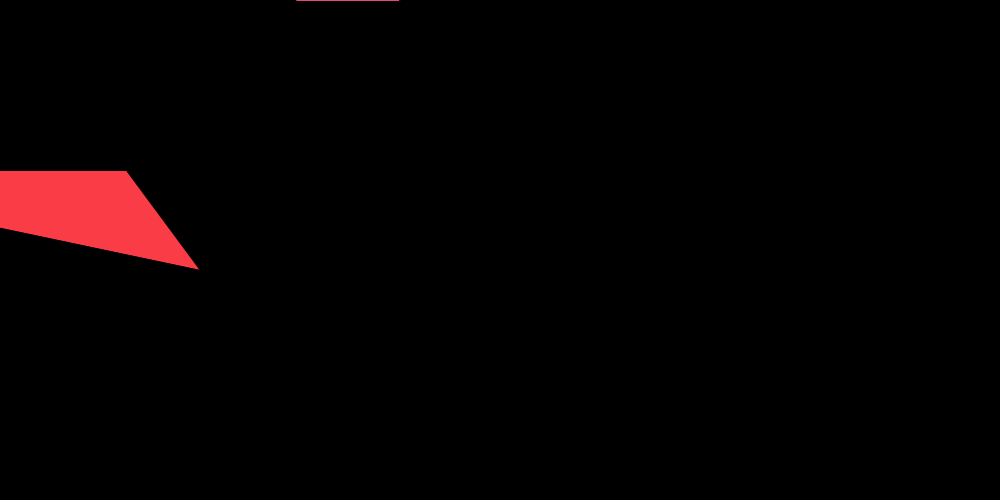
Frame 1 (no input)
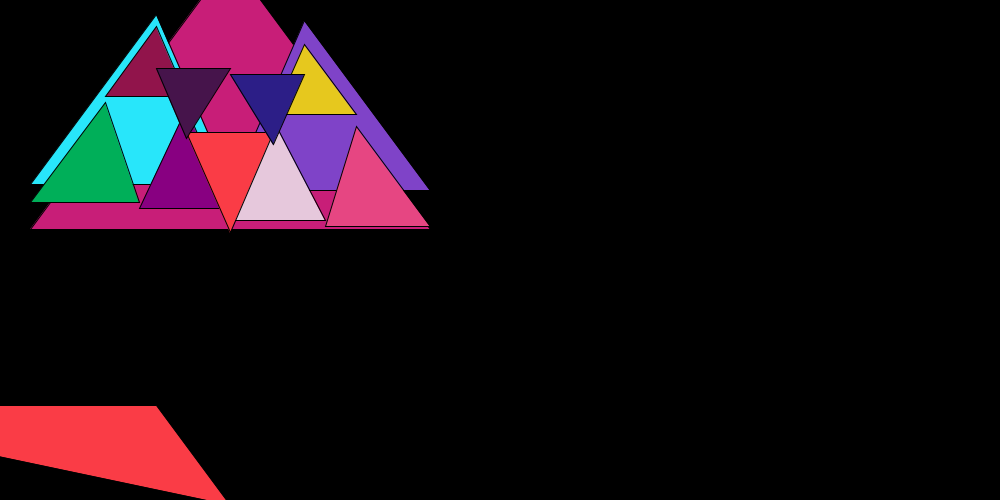
Frame 60 (the mouse pressed at the canvas centre just before this capture)
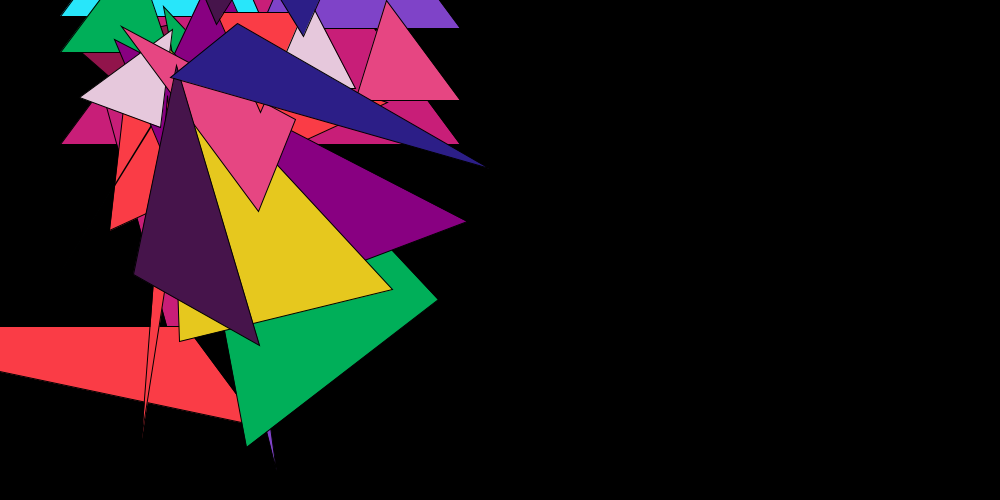
Frame 120 (the mouse held since frame 60 and released just before this capture)

The Processing sketch that drew these frames (run headless with seeded random() and noise(); from frame 60 on, the mouse is pressed at the canvas centre):

// Processing sketch: processing_147604
// ── processing_147604.pde

Pyramid myPyramid1;
Pyramid myPyramid2;
Pyramid myPyramid3;
Pyramid myPyramid4;
Pyramid myPyramid5;
Pyramid myPyramid6;
Pyramid myPyramid7;
Pyramid myPyramid8;
Pyramid myPyramid9;
Pyramid myPyramid10;
Pyramid myPyramid11;
Pyramid myPyramid12;
Pyramid myPyramid13;
float gravity=0.1;
float speed=0;

void setup(){
  size(1000,500); //Set the size of the window
  frameRate(120);
  myPyramid1=new Pyramid(mouseX,mouseY,mouseX+200,mouseY-270,mouseX+400,mouseY,color(200,30,120));
  myPyramid2=new Pyramid(mouseX+126,mouseY+170,mouseX+200,mouseY+270,mouseX-274,mouseY+170,color(250,60,70));
  myPyramid3=new Pyramid(mouseX,mouseY,mouseX+126,mouseY-170,mouseX+200,mouseY,color(40,230,250));
  myPyramid4=new Pyramid(mouseX+200,mouseY,mouseX+274,mouseY-170,mouseX+400,mouseY,color(127,67,200));
  myPyramid5=new Pyramid(mouseX+75,mouseY-100,mouseX+126,mouseY-170,mouseX+156,mouseY-100,color(145,20,75));
  myPyramid6=new Pyramid(mouseX,mouseY,mouseX+75,mouseY-100,mouseX+109,mouseY,color(0,175,89));
  myPyramid7=new Pyramid(mouseX+109,mouseY,mouseX+156,mouseY-100,mouseX+200,mouseY,color(136,0,129));
  myPyramid8=new Pyramid(mouseX+243,mouseY-100,mouseX+274,mouseY-170,mouseX+326,mouseY-100,color(230,200,30));
  myPyramid9=new Pyramid(mouseX+200,mouseY,mouseX+243,mouseY-100,mouseX+295,mouseY,color(230,200,220));
  myPyramid10=new Pyramid(mouseX+295,mouseY,mouseX+326,mouseY-100,mouseX+400,mouseY,color(230,70,130));
  myPyramid11=new Pyramid(mouseX+200,mouseY,mouseX+156,mouseY-100,mouseX+243,mouseY-100,color(250,60,70));
  myPyramid12=new Pyramid(mouseX+156,mouseY-100,mouseX+126,mouseY-170,mouseX+200,mouseY-170,color(70,20,75));
  myPyramid13=new Pyramid(mouseX+243,mouseY-100,mouseX+200,mouseY-170,mouseX+274,mouseY-170,color(44,30,135));
}

void draw(){
  background(0);
  myPyramid1.move();
  myPyramid1.display();
  myPyramid2.move();
  myPyramid2.display();
  myPyramid3.move();
  myPyramid3.display();
  myPyramid4.move();
  myPyramid4.display();
  myPyramid5.move();
  myPyramid5.display();
  myPyramid6.move();
  myPyramid6.display();
  myPyramid7.move();
  myPyramid7.display();
  myPyramid8.move();
  myPyramid8.display();
  myPyramid9.move();
  myPyramid9.display();
  myPyramid10.move();
  myPyramid10.display();
  myPyramid11.move();
  myPyramid11.display();
  myPyramid12.move();
  myPyramid12.display();
  myPyramid13.move();
  myPyramid13.display();
}

class Pyramid{
  
  float posx;
  float posy;
  float pos2x;
  float pos2y;
  float pos3x;
  float pos3y;
  color c;
  
  Pyramid(float tempposX, float tempposY, float temppos2X, float temppos2Y, float temppos3X, float temppos3Y, color tempC){
    posx=tempposX;
    posy=tempposY;
    pos2x=temppos2X;
    pos2y=temppos2Y;
    pos3x=temppos3X;
    pos3y=temppos3Y;
    c=tempC;
  }
  
  void display(){
    stroke(0);
    fill(c);
    triangle(posx,posy,pos2x,pos2y,pos3x,pos3y);
    
    if(mousePressed){
      triangle(random(100,200), random(100), random(100,300), random(500), random(50,500), random(300));
      fill(random(100), random(200), random(130));
      stroke(0);
    }
  }
  
  void move(){
    speed=speed+gravity;
    posx=posx+0.5;
    pos2x=pos2x+0.5;
    pos3x=pos3x+0.5;
    posy=posy+speed;
    pos2y=pos2y+speed;
    pos3y=pos3y+speed;
    if (posy>=height){
      speed*=-0.95;
    }
    if (pos3x>=width || posx<=0){
      posx*=-1;
      pos2x*=-1;
      pos3x*=-1;
    }
  }
}

    
  
